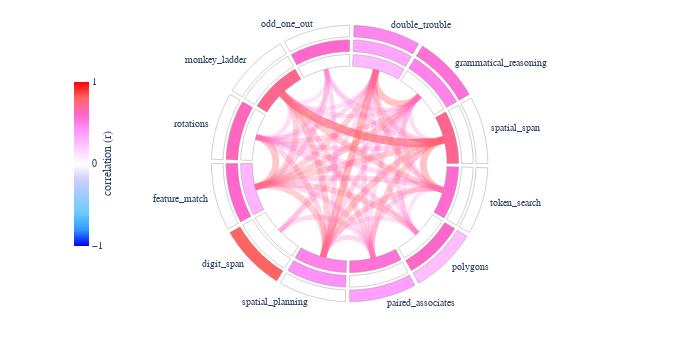

Notebook cell for this chart:
### Code cell
Ypca = FactorAnalyzer(
	method='principal',
	n_factors=3, 
	rotation='varimax').fit(Zctrl[df_])

pca_names = ['STM', 'reasoning', 'verbal']
loadings = pd.DataFrame(
	Ypca.loadings_, index=cbs.test_names(), columns=pca_names)
var_corrs = pd.DataFrame(
	Ypca.corr_, index=cbs.test_names(), columns=cbs.test_names())
eigen_values = pd.DataFrame(
	Ypca.get_eigenvalues()[0][0:3], index=pca_names, columns=['eigenvalues']).T
pct_variance = pd.DataFrame(
	Ypca.get_factor_variance()[1]*100, index=pca_names, columns=['% variance']).T

fig = chord_plot(
	loadings.copy(), var_corrs.copy(), 
	cscale_name='Picnic', width=700, height=350, threshold=0.20)
iplot(fig)
fig.write_image('./images/score_PCA.svg')

loadings = (pd
	.concat([loadings, eigen_values, pct_variance], axis=0)
	.join(Yctrl_stats[df_]
		.T.rename(index={r[0]: r[1] for r in zip(df_, cbs.test_names())}))
	.loc[:, ['mean', 'std']+pca_names]
)

loadings.to_csv('./tables/pca_loadings.csv')
loadings
